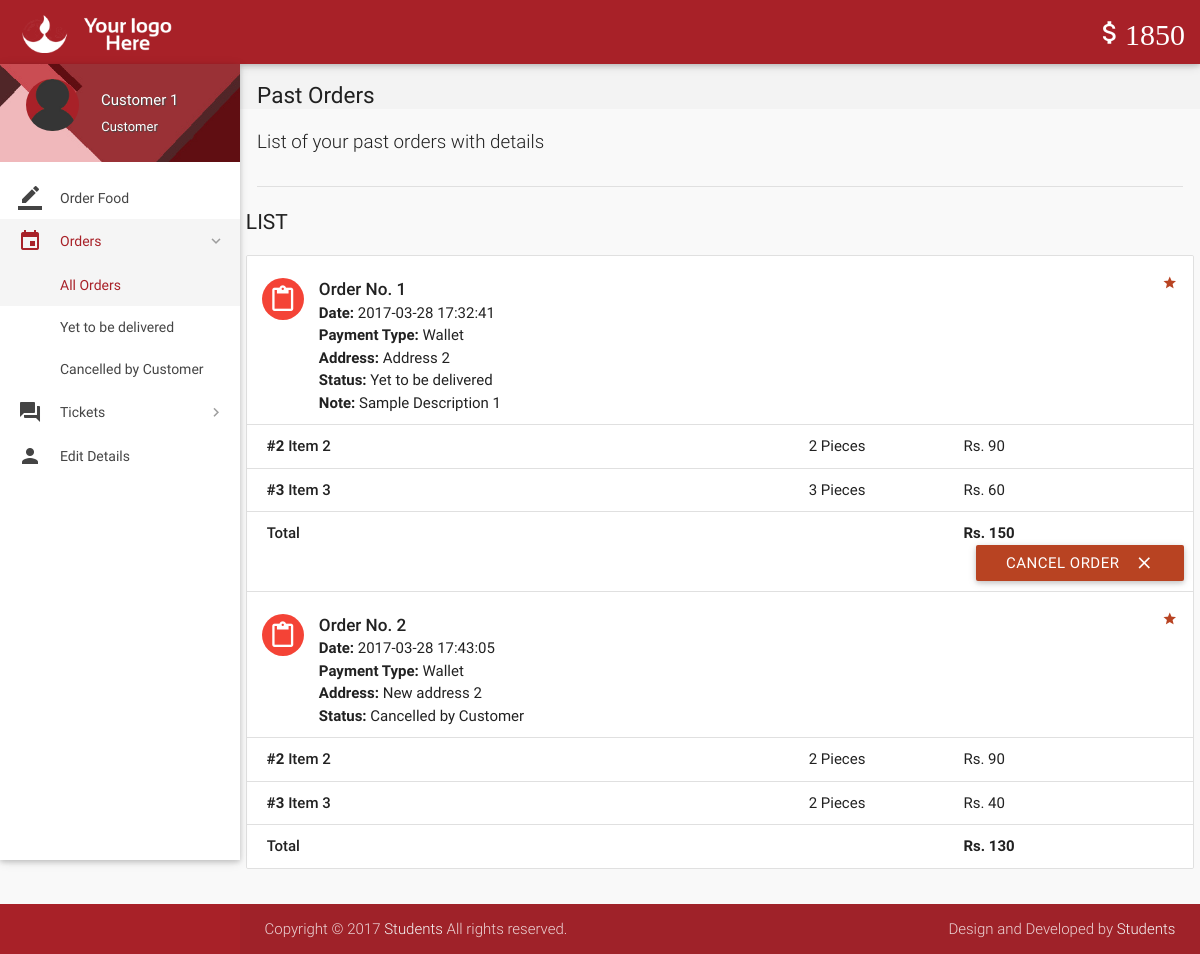
Page /orders.php (signed in) on the earlier database version.
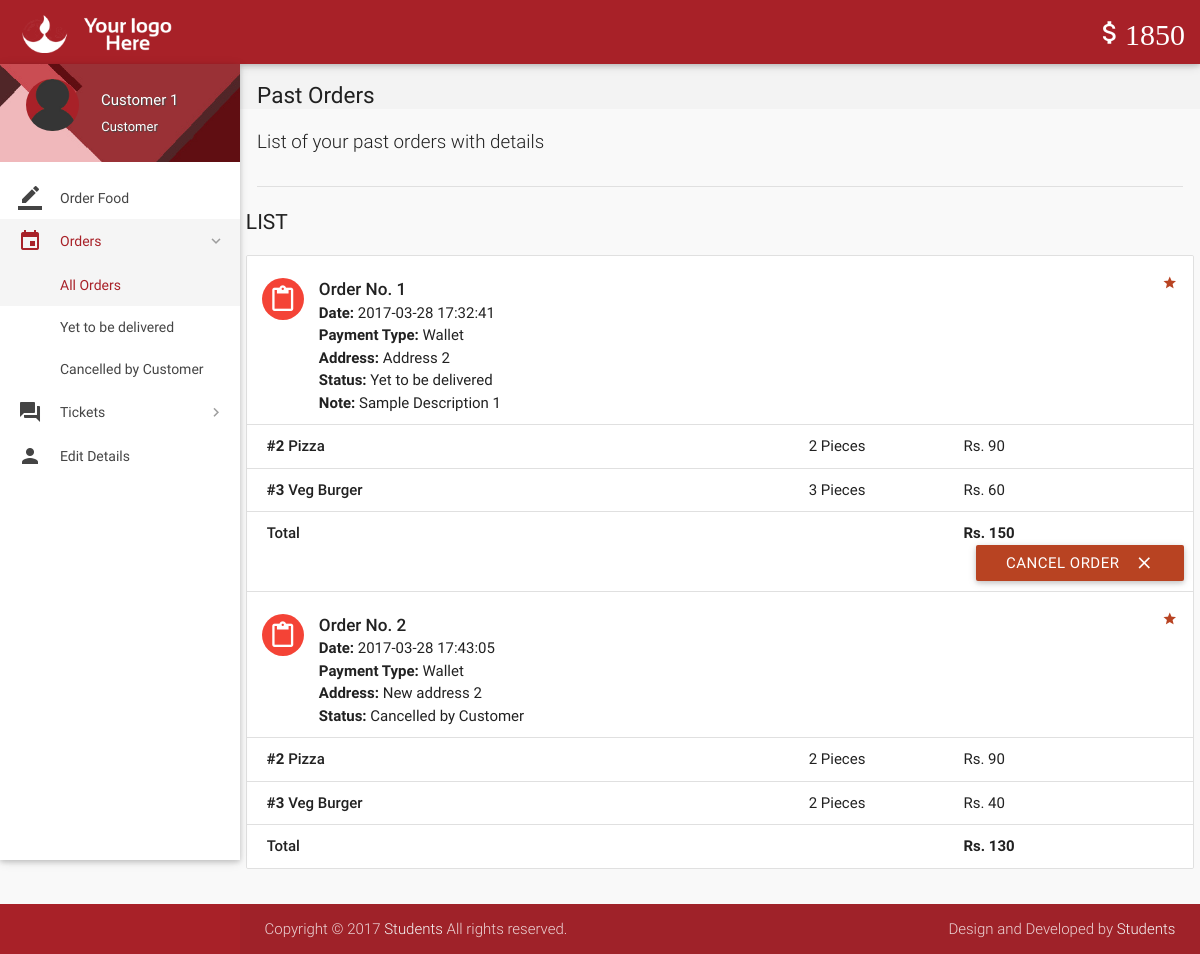
Same page on the later database version.
### tables this page shows
CREATE TABLE `order_details` (
  `id` int(11) NOT NULL,
  `order_id` int(11) NOT NULL,
  `item_id` int(11) NOT NULL,
  `quantity` int(11) NOT NULL,
  `price` int(11) NOT NULL
);

CREATE TABLE `items` (
  `id` int(11) NOT NULL,
  `name` varchar(20) NOT NULL,
  `price` int(11) NOT NULL,
  `deleted` tinyint(4) NOT NULL DEFAULT 0,
  `picture` varchar(255) NOT NULL
);

### includes/wallet.php (called while the page is built, shortened)
<?php
$user_id=$_SESSION['user_id'];
?>

### orders.php (the view, shortened to what the changed rows need)
<?php
include 'includes/connect.php';
include 'includes/wallet.php';
	if($_SESSION['customer_sid']==session_id())
	{
		?>
<!DOCTYPE html>
<html lang="en">
<head>
  <link href="css/materialize.min.css" type="text/css" rel="stylesheet" media="screen,projection">
  <link href="css/style.min.css" type="text/css" rel="stylesheet" media="screen,projection">
  <link href="css/custom/custom.min.css" type="text/css" rel="stylesheet" media="screen,projection">
  <link href="js/plugins/perfect-scrollbar/perfect-scrollbar.css" type="text/css" rel="stylesheet" media="screen,projection">
</head>
<body>
  <header id="header" class="page-topbar">
        <div class="navbar-fixed">
            <nav class="navbar-color">
                <div class="nav-wrapper">
                    <ul class="left">
                      <li><h1 class="logo-wrapper"><a href="index.php" class="brand-logo darken-1"><img src="images/materialize-logo.png" alt="logo"></a> <span class="logo-text">Logo</span></h1></li>
                    </ul>
                </div>
            </nav>
        </div>
  </header>
  <div id="main">
    <div class="wrapper">
      <section id="content">
        <div class="container">
<div id="work-collections" class="seaction">
					<?php
					if(isset($_GET['status'])){
						$status = $_GET['status'];
					}
					else{
						$status = '%';
					}
					$sql = mysqli_query($con, "SELECT * FROM orders WHERE customer_id = $user_id AND status LIKE '$status';;");
					echo '              <div class="row">
                <div>
                    <h4 class="header">List</h4>
                    <ul id="issues-collection" class="collection">';
					while($row = mysqli_fetch_array($sql))
					{
						$status = $row['status'];
						echo '<li class="collection-item avatar">
                              <i class="mdi-content-content-paste red circle"></i>
                              <span class="collection-header">Order No. '.$row['id'].'</span>
                              <p><strong>Date:</strong> '.$row['date'].'</p>
                              <p><strong>Payment Type:</strong> '.$row['payment_type'].'</p>
							  <p><strong>Address: </strong>'.$row['address'].'</p>
                              <p><strong>Status:</strong> '.($status=='Paused' ? 'Paused <a  data-position="bottom" data-delay="50" data-tooltip="Please contact administrator for further details." class="btn-floating waves-effect waves-light tooltipped cyan">    ?</a>' : $status).'</p>
							  '.(!empty($row['description']) ? '<p><strong>Note: </strong>'.$row['description'].'</p>' : '').'
							  <a href="#" class="secondary-content"><i class="mdi-action-grade"></i></a>
                              </li>';
						$order_id = $row['id'];
						$sql1 = mysqli_query($con, "SELECT * FROM order_details WHERE order_id = $order_id;");
						while($row1 = mysqli_fetch_array($sql1))
						{
							$item_id = $row1['item_id'];
							$sql2 = mysqli_query($con, "SELECT * FROM items WHERE id = $item_id;");
							while($row2 = mysqli_fetch_array($sql2)){
								$item_name = $row2['name'];
							}
							echo '<li class="collection-item">
                            <div class="row">
                            <div class="col s7">
                            <p class="collections-title"><strong>#'.$row1['item_id'].'</strong> '.$item_name.'</p>
                            </div>
                            <div class="col s2">
                            <span>'.$row1['quantity'].' Pieces</span>
                            </div>
                            <div class="col s3">
                            <span>Rs. '.$row1['price'].'</span>
                            </div>
                            </div>
                            </li>';
							$id = $row1['order_id'];
						}
								echo'<li class="collection-item">
                                        <div class="row">
                                            <div class="col s7">
                                                <p class="collections-title"> Total</p>
                                            </div>
                                            <div class="col s2">
											<span> </span>
                                            </div>
                                            <div class="col s3">
                                                <span><strong>Rs. '.$row['total'].'</strong></span>
                                            </div>';
								if(!preg_match('/^Cancelled/', $status)){
									if($status != 'Delivered'){
								echo '<form action="routers/cancel-order.php" method="post">
										<input type="hidden" value="'.$id.'" name="id">
										<input type="hidden" value="Cancelled by Customer" name="status">
										<input type="hidden" value="'.$row['payment_type'].'" name="payment_type">
										<button class="btn waves-effect waves-light right submit" type="submit" name="action">Cancel Order
                                              <i class="mdi-content-clear right"></i>
										</button>
										</form>';
								}
								}
								echo'</div></li>';
					}
					?>
					 </ul>
                </div>
              </div>
            </div>
        </div>
      </section>
    </div>
  </div>
</body>
</html>
<?php
	}
?>

Differences in the rows shown:
changed through a linked row, order_details (number 1 of 4 on the later page): item.name "Item 2" → "Pizza"
changed through a linked row, order_details (number 2 of 4 on the later page): item.name "Item 3" → "Veg Burger"
changed through a linked row, order_details (number 3 of 4 on the later page): item.name "Item 2" → "Pizza"
changed through a linked row, order_details (number 4 of 4 on the later page): item.name "Item 3" → "Veg Burger"
